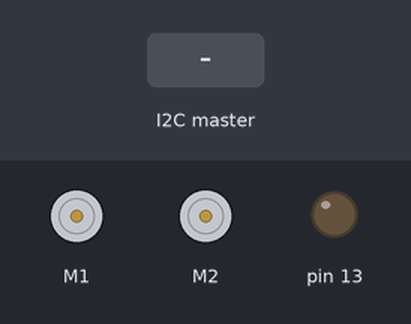
Bench run of a sketch on a simulated Arduino Leonardo, built with avr-gcc and run on an emulated ATmega32U4. Shown: 2 × DC motor (green arrow = forward, orange = backward, longer = faster), output pins drawn as LEDs (lit = HIGH). The inputs (shaded band) are chosen by the test bench.

Above: at 2.2 s.
2.3 s: the I2C master sends the byte 1
At 2.9 s:
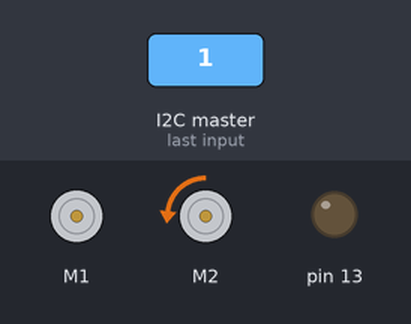
3.8 s: the I2C master sends the byte 2
At 4.3 s:
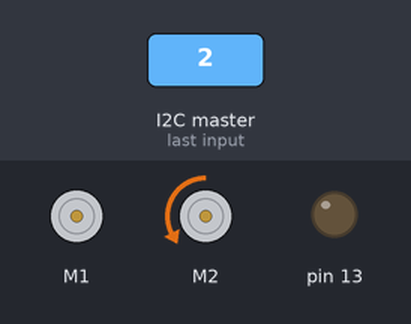
5.3 s: the I2C master sends the byte 90
At 5.8 s:
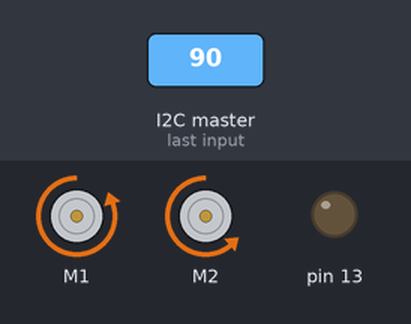
6.8 s: the I2C master sends the byte 200
At 7.2 s:
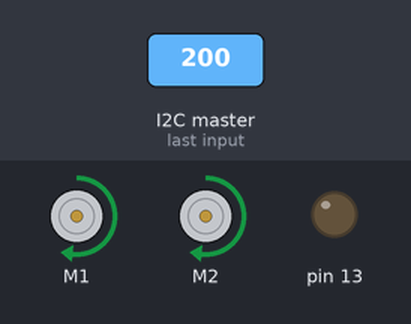
8.3 s: the I2C master sends the byte 0
At 8.7 s:
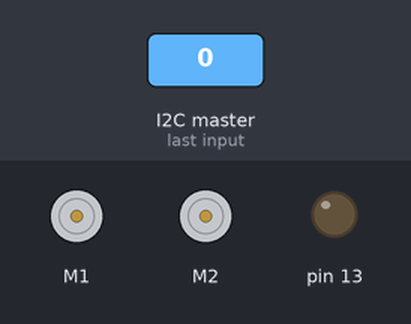
Timing chart, 0 to 10.8 s (numbered marks = the images above; inputs shaded):
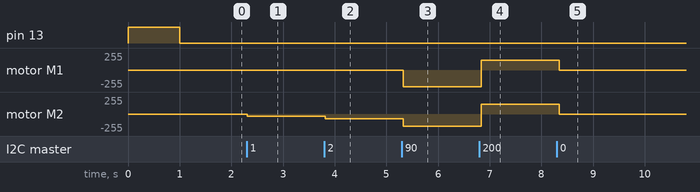

Measured:
- after the input at 2.3 s, motor M2: stopped → backward 36/255 at once
- after the input at 3.8 s, motor M2: backward 36/255 → backward 72/255 at once
- after the input at 5.3 s, motor M1: stopped → backward 254/255 at once; motor M2: backward 72/255 → backward 181/255 at once
- after the input at 6.8 s, motor M1: backward 254/255 → forward 145/255 at once; motor M2: backward 181/255 → forward 145/255 at once
- after the input at 8.3 s, motor M1, motor M2: forward 145/255 → stopped at once

The sketch:

ZumoMario.ino
```cpp
#include <Zumo32U4.h>
#include <Wire.h>

//#define _DEBUG

Zumo32U4Motors  motors;
#define I2C_ADDRESS   0x10

void setup()
{
  ledRed(1);
  ledYellow(1);
  ledGreen(1);
#ifdef _DEBUG
  Serial.begin(9600);
  while(!Serial);
  Serial.println("Zumo32U4 I2C setup()");
#endif

  Wire.begin(I2C_ADDRESS);  // slave
  Wire.onReceive(dataRecv); // ISR

  delay(1000);
  ledRed(0);
  ledYellow(0);
  ledGreen(0);
}

volatile byte var = 0;

void loop()
{
  int   ly, rx,
        motorL, motorR, turn;

  ly = var >> 4;
  rx = var & 0x0f;
  motorL = motorR = (ly&0x07)/7.0 * 400.0;
  turn = (rx&0x07)/7.0 * 400.0;

  if ( !(ly & 0x08) ) {
    motorL = -motorL;
    motorR = -motorR;
  }
  if ( rx & 0x08 )
    motorL -= turn;
  else
    motorR -= turn;
  motors.setSpeeds(motorL, motorR);

  ledRed(0);
  delay(100);
}

void dataRecv(int)
{
  if ( Wire.available() ) {
    var = Wire.read();
    ledRed(1);
  }
}
```
